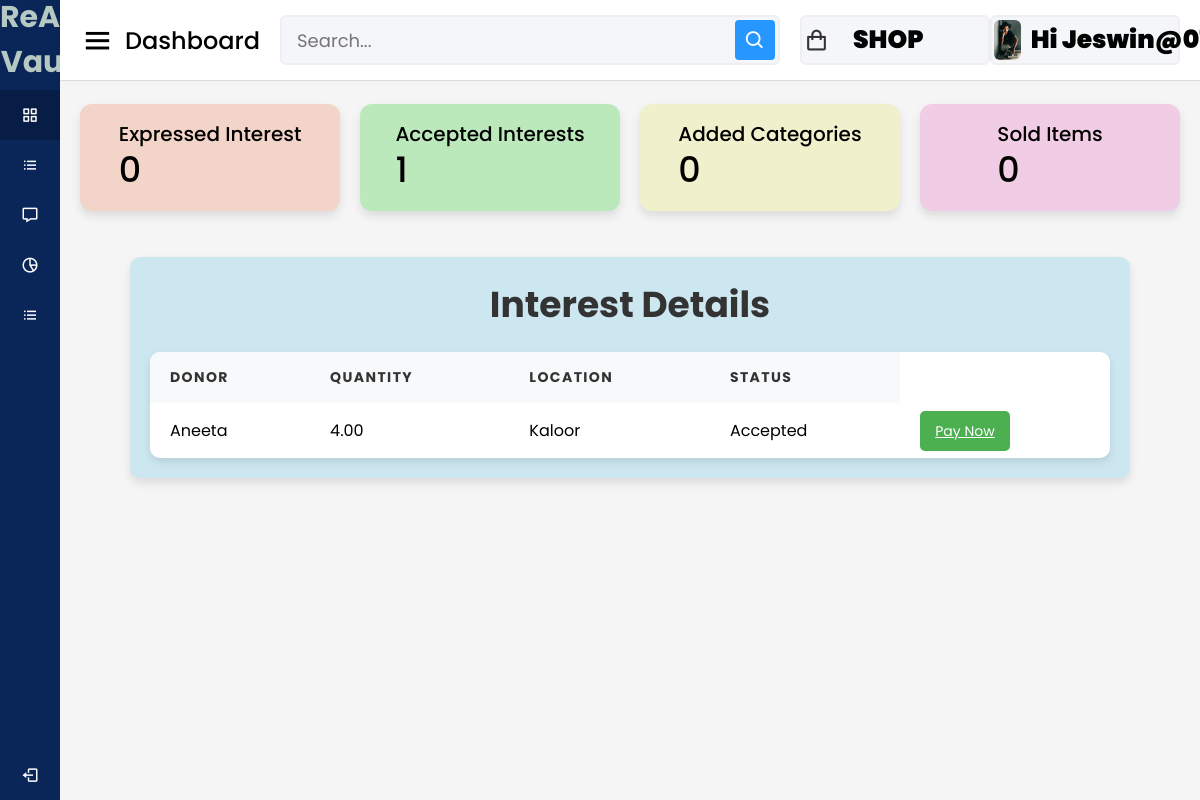
Before: /artist/interest-status/ (signed in) with the older database file.
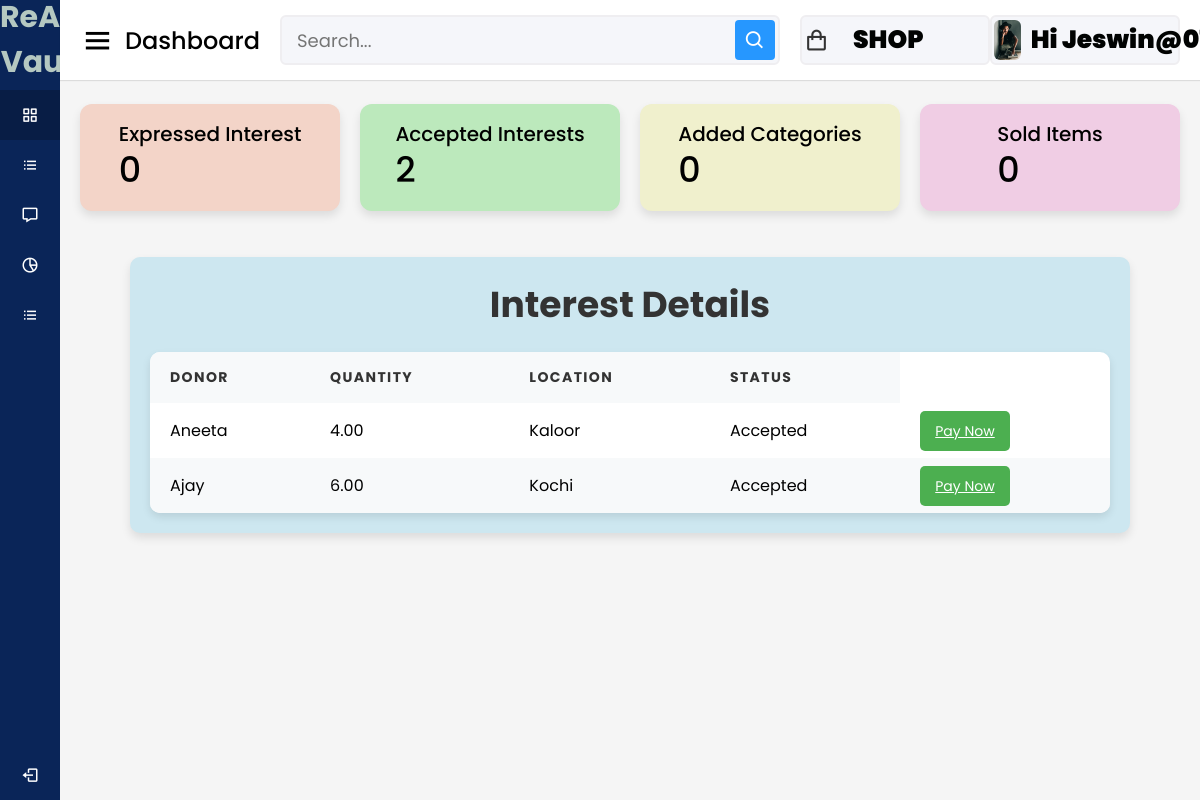
After: the same page with the newer database file.
### donors/models.py (models this page shows, shortened)
class InterestRequest(models.Model):
    STATUS_CHOICES = [
        ('pending','Pending'),
        ('accepted','Accepted'),
        ('rejected','Rejected'),
    ]
    artist=models.ForeignKey(Artist, on_delete=models.CASCADE)
    donor=models.ForeignKey(Donors, on_delete=models.CASCADE)
    donation=models.ForeignKey(Donation, on_delete=models.CASCADE)
    status=models.CharField(max_length=10,choices=STATUS_CHOICES, default='pending')
    expressed_at=models.DateTimeField(auto_now_add=True)

class Donation(models.Model):
    donor = models.ForeignKey(Donors, on_delete=models.CASCADE)
    medium_of_waste = models.ForeignKey(MediumOfWaste, on_delete=models.CASCADE)
    quantity = models.DecimalField(max_digits=10, decimal_places=2)
    location = models.CharField(max_length=255)
    date_donated = models.DateTimeField(auto_now_add=True)
    STATUS_CHOICES = [
        ('pending','Pending'),
        ('accepted','Accepted'),
        ('rejected','Rejected'),
    ]
    status = models.CharField(max_length=10, choices=STATUS_CHOICES, default='pending')

### accounts/models.py (models this page shows, shortened)
class Donors(models.Model):
    user = models.OneToOneField(User, on_delete = models.CASCADE)
    phone = models.IntegerField(default=99999999)
    profile_pic = models.ImageField(upload_to= 'picture/donor', null=True,default='picture/donor/hi.jpg')

### artist/views.py (the view)
# urls.py: path('interest-status/', views.artist_interest_status, name='artist_interest_status'),
@login_required
@never_cache
def artist_interest_status(request):
    artist=request.user.artist
    expressed_interest_count = Interest.objects.filter(artist=artist).count()
    accepted_interest_count = InterestRequest.objects.filter(
            artist=artist,
            status='accepted'
        ).count()
    interests=InterestRequest.objects.filter(artist=artist).select_related('donation','donor')
    context={
        'interests':interests,
        'expressed_interest_count':expressed_interest_count,
        'accepted_interest_count':accepted_interest_count,
        'artist':artist,
        'razorpay_api_key':settings.RAZORPAY_API_KEY,
        }
    return render(request,'artist/interest_status.html',context)

### category/context_processors.py (called while the page is built)
def menu_links(request):
    links = Category.objects.all()
    return dict(links=links)

### template/artist/interest_status.html (shortened to what the changed rows need)
{% load static %}
<!DOCTYPE html>
<html lang="en" dir="ltr">
<head>
  <link rel="stylesheet" href="{% static 'assets/css/styles.css' %}">
  <link href='https://unpkg.com/boxicons@2.0.7/css/boxicons.min.css' rel='stylesheet'>
</head>
<body>
  <section class="home-section">
    <div class="home-content">
      <div class="overview-boxes">
        <div class="box" style="background-color:rgb(188, 233, 188);">
          <div class="right-side">
            <div class="box-topic">Accepted Interests</div>
            <div class="number">{{ accepted_interest_count }}</div>
          </div>
        </div>
      </div>
<div class="sales-boxes">
    <div class="recent-sales box" style="background-color: rgb(205, 231, 240); padding: 20px; border-radius: 10px; width:1000px;">
        <div class="title" style="font-size: 24px; font-weight: bold; margin-bottom: 20px;"> <h1>Interest Details</h1></div>
        <table class="artist-table">
          <thead>
            <tr>
                <th>Donor</th>
                <th>Quantity</th>
                <th>Location</th>
                <th>Status</th>
            </tr>
          </thead>
        <tbody>
        {% for interest in interests %}
        <tr>
            <td>{{ interest.donor.user.username }}</td>
            <td>{{ interest.donation.quantity }}</td>
            <td>{{ interest.donation.location }}</td>
            <td>{{ interest.get_status_display }}</td>
        <td>
          {% if interest.status == 'accepted' %}
            {% if interest.payment.status == 'completed' %}
              <button style="background-color: #4CAF50; color: white; padding: 10px 15px; border: none; border-radius: 5px; cursor: not-allowed; font-size: 14px;" disabled>Paid</button>
            {% else %}
              <a href="{% url 'create_payment' interest.id %}" id="rzp-button{{ interest.id }}" style="background-color: #4CAF50; color: white; padding: 10px 15px; border: none; border-radius: 5px; cursor: pointer; font-size: 14px; transition: background-color 0.3s;">Pay Now</a>
            {% endif %}
          {% endif %}
        </td>
        </tr>
        {% empty %}
        <tr>
            <td colspan="6">No expressed interests found.</td>
        </tr>
        {% endfor %}
    </tbody>
    </table>
    </div>
    </div>
</body>
</html>

Changed rows visible on the page:
added InterestRequest: donor.user.username "Ajay", donation.quantity "6.00", donation.location "Kochi", status "Accepted"
Other visible differences:
{{ accepted_interest_count }}: "1" → "2"
